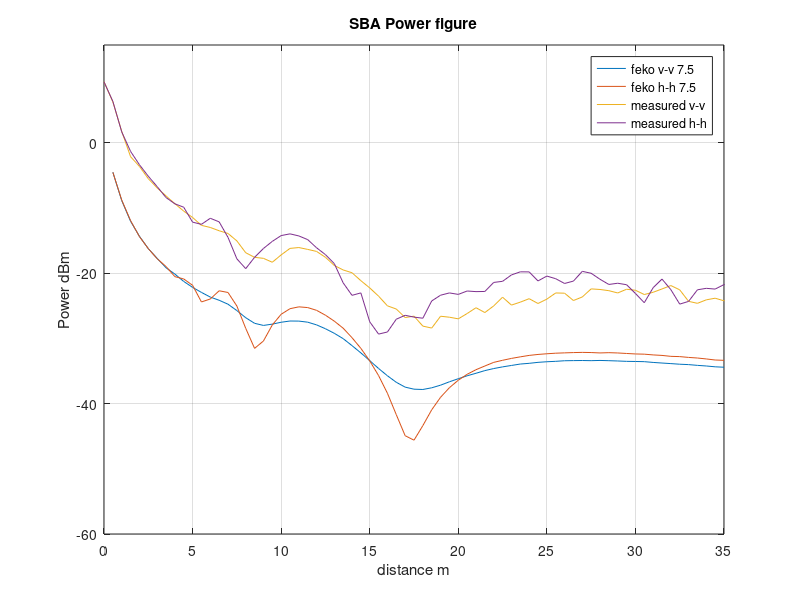

MATLAB code for this plot:
clear
clc

% measured data v-v
measured_data_v_feko = [
    5.00E+02	-4.515483365E+00	-4.521893604E+00	-4.519015982E+00
    1.00E+03	-8.886960329E+00	-8.853135996E+00	-8.855978312E+00
    1.50E+03	-1.208165994E+01	-1.202484534E+01	-1.203479956E+01
    2.00E+03	-1.433163578E+01	-1.434183782E+01	-1.433621885E+01
    2.50E+03	-1.624705667E+01	-1.623603392E+01	-1.623130596E+01
    3.00E+03	-1.765457818E+01	-1.773145006E+01	-1.772259538E+01
    3.50E+03	-1.930610118E+01	-1.912952592E+01	-1.916373674E+01
    4.00E+03	-1.970457390E+01	-2.018495661E+01	-2.013208533E+01
    4.50E+03	-2.210785931E+01	-2.117423217E+01	-2.126322291E+01
    5.00E+03	-2.210137084E+01	-2.216408502E+01	-2.217124029E+01
    5.50E+03	-2.115806846E+01	-2.315594609E+01	-2.294424064E+01
    6.00E+03	-2.311348915E+01	-2.367613543E+01	-2.365999638E+01
    6.50E+03	-2.749267061E+01	-2.387909192E+01	-2.415088655E+01
    7.00E+03	-2.785153642E+01	-2.448740126E+01	-2.475586181E+01
    7.50E+03	-2.471441142E+01	-2.570439675E+01	-2.573267330E+01
    8.00E+03	-2.311523719E+01	-2.716484267E+01	-2.682406214E+01
    8.50E+03	-2.291826914E+01	-2.815074549E+01	-2.768400839E+01
    9.00E+03	-2.371720550E+01	-2.833157675E+01	-2.800975938E+01
    9.50E+03	-2.537497356E+01	-2.785340646E+01	-2.781173874E+01
    1.00E+04	-2.792875728E+01	-2.730634161E+01	-2.752252777E+01
    1.05E+04	-3.162394291E+01	-2.696771372E+01	-2.733223995E+01
    1.10E+04	-3.689862595E+01	-2.692004399E+01	-2.734585031E+01
    1.15E+04	-4.046604571E+01	-2.706974417E+01	-2.751230414E+01
    1.20E+04	-3.622218121E+01	-2.749742761E+01	-2.792535015E+01
    1.25E+04	-3.273732771E+01	-2.813297202E+01	-2.851797131E+01
    1.30E+04	-3.050900214E+01	-2.890212842E+01	-2.921758708E+01
    1.35E+04	-2.906204637E+01	-2.979053163E+01	-3.003535451E+01
    1.40E+04	-2.819715640E+01	-3.098077130E+01	-3.110685649E+01
    1.45E+04	-2.762017377E+01	-3.223427855E+01	-3.222318852E+01
    1.50E+04	-2.728138050E+01	-3.359386623E+01	-3.340701323E+01
    1.55E+04	-2.710271107E+01	-3.502380199E+01	-3.461210552E+01
    1.60E+04	-2.703418615E+01	-3.637876369E+01	-3.573070205E+01
    1.65E+04	-2.710715444E+01	-3.761382016E+01	-3.673185718E+01
    1.70E+04	-2.727165623E+01	-3.845004098E+01	-3.747273113E+01
    1.75E+04	-2.746719606E+01	-3.880680698E+01	-3.778826607E+01
    1.80E+04	-2.776229848E+01	-3.870351137E+01	-3.783402008E+01
    1.85E+04	-2.809722870E+01	-3.822284468E+01	-3.757481103E+01
    1.90E+04	-2.848699819E+01	-3.760680436E+01	-3.717329615E+01
    1.95E+04	-2.887910258E+01	-3.690242767E+01	-3.665337702E+01
    2.00E+04	-2.933788077E+01	-3.629731510E+01	-3.618382456E+01
    2.05E+04	-2.982151343E+01	-3.574064598E+01	-3.573301676E+01
    2.10E+04	-3.035200610E+01	-3.527787124E+01	-3.534702534E+01
    2.15E+04	-3.089727606E+01	-3.481886437E+01	-3.493835119E+01
    2.20E+04	-3.138380716E+01	-3.440981632E+01	-3.462307410E+01
    2.25E+04	-3.201576951E+01	-3.417186907E+01	-3.436705016E+01
    2.30E+04	-3.262982551E+01	-3.393686659E+01	-3.414916260E+01
    2.35E+04	-3.327152457E+01	-3.369414844E+01	-3.393209892E+01
    2.40E+04	-3.392259032E+01	-3.358418242E+01	-3.382262225E+01
    2.45E+04	-3.457703248E+01	-3.341963496E+01	-3.367286533E+01
    2.50E+04	-3.529224178E+01	-3.332383990E+01	-3.357926216E+01
    2.55E+04	-3.602379920E+01	-3.324351728E+01	-3.351596639E+01
    2.60E+04	-3.674815637E+01	-3.315960184E+01	-3.342655488E+01
    2.65E+04	-3.755077637E+01	-3.313608830E+01	-3.340484958E+01
    2.70E+04	-3.837684439E+01	-3.311999103E+01	-3.339081005E+01
    2.75E+04	-3.925816501E+01	-3.314592714E+01	-3.341398937E+01
    2.80E+04	-4.016599323E+01	-3.311266059E+01	-3.338055337E+01
    2.85E+04	-4.109491671E+01	-3.315245523E+01	-3.341770410E+01
    2.90E+04	-4.211421821E+01	-3.319801781E+01	-3.346274200E+01
    2.95E+04	-4.321177582E+01	-3.325825049E+01	-3.351885261E+01
    3.00E+04	-4.439371543E+01	-3.328395530E+01	-3.353927018E+01
    3.05E+04	-4.558207562E+01	-3.330349121E+01	-3.356689833E+01
    3.10E+04	-4.705038415E+01	-3.343046365E+01	-3.368542994E+01
    3.15E+04	-4.864659496E+01	-3.352714843E+01	-3.377729808E+01
    3.20E+04	-5.046160545E+01	-3.361831519E+01	-3.386504566E+01
    3.25E+04	-5.262627523E+01	-3.372376575E+01	-3.395970984E+01
    3.30E+04	-5.528405288E+01	-3.377229885E+01	-3.401932961E+01
    3.35E+04	-5.888525534E+01	-3.388938009E+01	-3.413528792E+01
    3.40E+04	-6.442828270E+01	-3.396873746E+01	-3.422970582E+01
    3.45E+04	-7.313883909E+01	-3.407512361E+01	-3.435617357E+01
    3.50E+04	-6.562566923E+01	-3.418922322E+01	-3.442078550E+01
    ];

% convert cm into m
distance_v_feko = measured_data_v_feko(:,1)./1000;

power_average_v_feko =  measured_data_v_feko(:,4);


% measured data h_h
measured_data_h_feko  = [
    5.00E+02	-4.538370770E+00	-4.522672878E+00	-4.525282119E+00
    1.00E+03	-8.767015957E+00	-8.777813719E+00	-8.780713326E+00
    1.50E+03	-1.188561555E+01	-1.195200817E+01	-1.193760807E+01
    2.00E+03	-1.443902340E+01	-1.437732079E+01	-1.438733496E+01
    2.50E+03	-1.625589841E+01	-1.622294999E+01	-1.622844943E+01
    3.00E+03	-1.780457603E+01	-1.777172164E+01	-1.777684729E+01
    3.50E+03	-1.892883599E+01	-1.898237191E+01	-1.897050421E+01
    4.00E+03	-2.058977415E+01	-2.049705411E+01	-2.052761459E+01
    4.50E+03	-2.066370569E+01	-2.093850136E+01	-2.088146365E+01
    5.00E+03	-2.172199247E+01	-2.189179266E+01	-2.185433621E+01
    5.50E+03	-2.484728793E+01	-2.426503403E+01	-2.440856698E+01
    6.00E+03	-2.400078262E+01	-2.393602557E+01	-2.395531553E+01
    6.50E+03	-2.221512309E+01	-2.282657106E+01	-2.269483713E+01
    7.00E+03	-2.249794577E+01	-2.307632075E+01	-2.295700860E+01
    7.50E+03	-2.478908177E+01	-2.511043528E+01	-2.503098683E+01
    8.00E+03	-2.877435477E+01	-2.833725607E+01	-2.845662723E+01
    8.50E+03	-3.290245913E+01	-3.112915234E+01	-3.152938953E+01
    9.00E+03	-3.093535207E+01	-3.021008883E+01	-3.040103583E+01
    9.50E+03	-2.780340855E+01	-2.797811685E+01	-2.794077300E+01
    1.00E+04	-2.592906900E+01	-2.641595778E+01	-2.630047955E+01
    1.05E+04	-2.499031585E+01	-2.559506160E+01	-2.544381485E+01
    1.10E+04	-2.466438480E+01	-2.531306420E+01	-2.515907933E+01
    1.15E+04	-2.483017426E+01	-2.543235747E+01	-2.527227645E+01
    1.20E+04	-2.526618821E+01	-2.584705528E+01	-2.569444312E+01
    1.25E+04	-2.596931033E+01	-2.661091611E+01	-2.643991283E+01
    1.30E+04	-2.688267120E+01	-2.754058829E+01	-2.735191166E+01
    1.35E+04	-2.806650932E+01	-2.854974062E+01	-2.843304764E+01
    1.40E+04	-2.958253322E+01	-3.001237841E+01	-2.988881303E+01
    1.45E+04	-3.125750845E+01	-3.160993168E+01	-3.152716480E+01
    1.50E+04	-3.327006878E+01	-3.348975174E+01	-3.344424084E+01
    1.55E+04	-3.561991160E+01	-3.568587781E+01	-3.570175616E+01
    1.60E+04	-3.872478251E+01	-3.828508747E+01	-3.841598622E+01
    1.65E+04	-4.269963827E+01	-4.133381702E+01	-4.169765103E+01
    1.70E+04	-4.771489155E+01	-4.410999153E+01	-4.492316781E+01
    1.75E+04	-4.852596121E+01	-4.473182172E+01	-4.561036112E+01
    1.80E+04	-4.448461854E+01	-4.294275447E+01	-4.337240105E+01
    1.85E+04	-4.127684714E+01	-4.078226710E+01	-4.094810540E+01
    1.90E+04	-3.905596318E+01	-3.898788930E+01	-3.902802795E+01
    1.95E+04	-3.739583934E+01	-3.762681833E+01	-3.755696187E+01
    2.00E+04	-3.625529064E+01	-3.645736858E+01	-3.641182345E+01
    2.05E+04	-3.531817386E+01	-3.556797789E+01	-3.550476100E+01
    2.10E+04	-3.454870460E+01	-3.486544331E+01	-3.479984310E+01
    2.15E+04	-3.392503891E+01	-3.428810523E+01	-3.423121840E+01
    2.20E+04	-3.342442768E+01	-3.378763997E+01	-3.367654881E+01
    2.25E+04	-3.311104563E+01	-3.346379593E+01	-3.335706953E+01
    2.30E+04	-3.281062453E+01	-3.317183042E+01	-3.306832151E+01
    2.35E+04	-3.255919326E+01	-3.290210144E+01	-3.282849724E+01
    2.40E+04	-3.231091551E+01	-3.271554521E+01	-3.260824619E+01
    2.45E+04	-3.223187904E+01	-3.255650809E+01	-3.246058839E+01
    2.50E+04	-3.210103758E+01	-3.244636423E+01	-3.235535825E+01
    2.55E+04	-3.200744702E+01	-3.235863831E+01	-3.226908651E+01
    2.60E+04	-3.191175440E+01	-3.231013942E+01	-3.221786932E+01
    2.65E+04	-3.195309027E+01	-3.225638898E+01	-3.217411411E+01
    2.70E+04	-3.193140026E+01	-3.223109091E+01	-3.214483213E+01
    2.75E+04	-3.192331920E+01	-3.226765599E+01	-3.216968901E+01
    2.80E+04	-3.187337831E+01	-3.229048370E+01	-3.222940905E+01
    2.85E+04	-3.200042596E+01	-3.226948757E+01	-3.218762007E+01
    2.90E+04	-3.203830530E+01	-3.235296242E+01	-3.223337723E+01
    2.95E+04	-3.209266029E+01	-3.239065414E+01	-3.231127879E+01
    3.00E+04	-3.216688500E+01	-3.250626026E+01	-3.238516906E+01
    3.05E+04	-3.223085539E+01	-3.245087626E+01	-3.241848995E+01
    3.10E+04	-3.233742332E+01	-3.261792436E+01	-3.253216717E+01
    3.15E+04	-3.241676746E+01	-3.268406371E+01	-3.260899800E+01
    3.20E+04	-3.250307335E+01	-3.281421560E+01	-3.275203741E+01
    3.25E+04	-3.260059428E+01	-3.288986346E+01	-3.279148165E+01
    3.30E+04	-3.272630037E+01	-3.299037272E+01	-3.291561625E+01
    3.35E+04	-3.283473751E+01	-3.307530066E+01	-3.300818680E+01
    3.40E+04	-3.292258774E+01	-3.322288908E+01	-3.315023590E+01
    3.45E+04	-3.306428068E+01	-3.337869136E+01	-3.331338788E+01
    3.50E+04	-3.320337356E+01	-3.343428879E+01	-3.336277253E+01
    ];

distance_h_feko  = measured_data_h_feko (:,1)./1000;

power_average_h_feko  = measured_data_h_feko(:,4);

figure(1)
plot(distance_v_feko, power_average_v_feko)
title('SBA Power figure')
xlabel('distance m')
ylabel('Power dBm')
hold on
plot(distance_h_feko , power_average_h_feko )
grid on
hold on


% measured data

% measured data v-v
measured_data_v = [
    0	9.3	9.44
    0.5	6.22	6.32
    1	1.72	1.79
    1.5	-2.16	-2.1
    2	-3.66	-3.57
    2.5	-5.54	-5.47
    3	-6.96	-6.88
    3.5	-8.24	-8.05
    4	-9.42	-9.26
    4.5	-10.54	-10.41
    5	-11.5	-11.4
    5.5	-12.74	-12.58
    6	-13.03	-12.94
    6.5	-13.59	-13.39
    7	-13.97	-13.84
    7.5	-15.1	-14.99
    8	-16.98	-16.74
    8.5	-17.6	-17.53
    9	-17.78	-17.66
    9.5	-18.37	-18.27
    10	-17.26	-17.13
    10.5	-16.24	-16.15
    11	-16.09	-16.04
    11.5	-16.4	-16.3
    12	-16.7	-16.62
    12.5	-17.64	-17.48
    13	-18.92	-18.7
    13.5	-19.6	-19.4
    14	-20.04	-19.82
    14.5	-21.2	-21.09
    15	-22.36	-22.15
    15.5	-23.63	-23.41
    16	-25.19	-24.82
    16.5	-25.62	-25.37
    17	-26.84	-26.76
    17.5	-26.74	-26.44
    18	-28.24	-27.99
    18.5	-28.68	-28.15
    19	-26.7	-26.5
    19.5	-26.84	-26.66
    20	-27.06	-26.94
    20.5	-26.28	-26.09
    21	-25.4	-25.19
    21.5	-26.12	-25.95
    22	-25.14	-24.89
    22.5	-23.81	-23.55
    23	-24.94	-24.84
    23.5	-24.53	-24.35
    24	-23.97	-23.85
    24.5	-24.71	-24.58
    25	-23.98	-23.97
    25.5	-23.08	-22.98
    26	-23.17	-22.96
    26.5	-24.36	-24.02
    27	-23.81	-23.48
    27.5	-22.55	-22.26
    28	-22.6	-22.39
    28.5	-22.8	-22.56
    29	-23.13	-22.93
    29.5	-22.63	-22.29
    30	-22.74	-22.49
    30.5	-23.82	-22.72
    31	-23.01	-22.84
    31.5	-22.5	-22.33
    32	-21.96	-21.83
    32.5	-22.78	-22.32
    33	-24.5	-24.13
    33.5	-24.81	-24.43
    34	-24.2	-23.97
    34.5	-24.04	-23.63
    35	-24.43	-24.04
    35.5	-23.98	-23.88
    36	-23.65	-23.36
    36.5	-23.88	-23.73
    37	-24.44	-24.19
    37.5	-24.41	-24.19
    38	-22.81	-22.94
    38.5	-23.61	-23.33
    39	-24.49	-24.38
    39.5	-24.24	-24.13
    40	-25.05	-24.66
    ];

% convert cm into m
distance_v = measured_data_v(:,1);

power_average_v = (measured_data_v(:,2) + measured_data_v(:,3))./2;


% measured data h_h
measured_data_h  = [
    0	9.34	9.36
    0.5	6.34	6.36
    1	1.65	1.71
    1.5	-1.39	-1.25
    2	-3.39	-3.33
    2.5	-5.19	-5.07
    3	-6.78	-6.65
    3.5	-8.43	-8.36
    4	-9.4	-9.31
    4.5	-9.91	-9.85
    5	-12.28	-12.06
    5.5	-12.54	-12.47
    6	-11.6	-11.55
    6.5	-12.17	-12.08
    7	-14.54	-14.47
    7.5	-17.85	-17.74
    8	-19.32	-19.28
    8.5	-17.64	-17.49
    9	-16.28	-16.14
    9.5	-15.15	-15.09
    10	-14.3	-14.16
    10.5	-14.03	-13.9
    11	-14.34	-14.23
    11.5	-14.9	-14.8
    12	-16.13	-16.07
    12.5	-17.22	-17.08
    13	-18.57	-18.48
    13.5	-21.7	-21.25
    14	-23.78	-23.01
    14.5	-23.23	-22.81
    15	-27.53	-27.37
    15.5	-29.58	-29.1
    16	-29.15	-28.88
    16.5	-27.17	-26.94
    17	-26.71	-26.2
    17.5	-26.88	-26.59
    18	-27.03	-26.78
    18.5	-24.43	-24.08
    19	-23.45	-23.3
    19.5	-23.2	-22.85
    20	-23.35	-23.15
    20.5	-22.8	-22.66
    21	-23.03	-22.62
    21.5	-22.89	-22.71
    22	-21.38	-21.45
    22.5	-21.28	-21.21
    23	-20.3	-20.23
    23.5	-19.88	-19.7
    24	-19.97	-19.63
    24.5	-21.3	-21.07
    25	-20.51	-20.37
    25.5	-20.9	-20.79
    26	-21.67	-21.48
    26.5	-21.34	-21.08
    27	-19.79	-19.64
    27.5	-20.05	-19.97
    28	-20.97	-20.89
    28.5	-21.78	-21.67
    29	-21.6	-21.48
    29.5	-21.82	-21.71
    30	-23.14	-23.08
    30.5	-24.58	-24.47
    31	-22.28	-22.16
    31.5	-20.98	-20.82
    32	-22.57	-22.48
    32.5	-24.86	-24.62
    33	-24.24	-24.41
    33.5	-22.75	-22.34
    34	-22.39	-22.25
    34.5	-22.5	-22.37
    35	-21.83	-21.67
    35.5	-21.51	-21.42
    36	-22.16	-22.03
    36.5	-22.88	-22.64
    37	-23.2	-23.11
    37.5	-21.27	-21.17
    38	-20.17	-20.08
    38.5	-20.76	-20.63
    39	-22.1	-22.01
    39.5	-24.47	-24.35
    40	-26.78	-26.65
    40.5	-27.98	-27.7
    ];

distance_h  = measured_data_h (:,1);

power_average_h  = (measured_data_h (:,2)+measured_data_h(:,3))./2;

plot(distance_v, power_average_v)
hold on
plot(distance_h , power_average_h )
grid on
legend('feko v-v 7.5','feko h-h 7.5','measured v-v','measured h-h')

axis([0,35,-60,15])